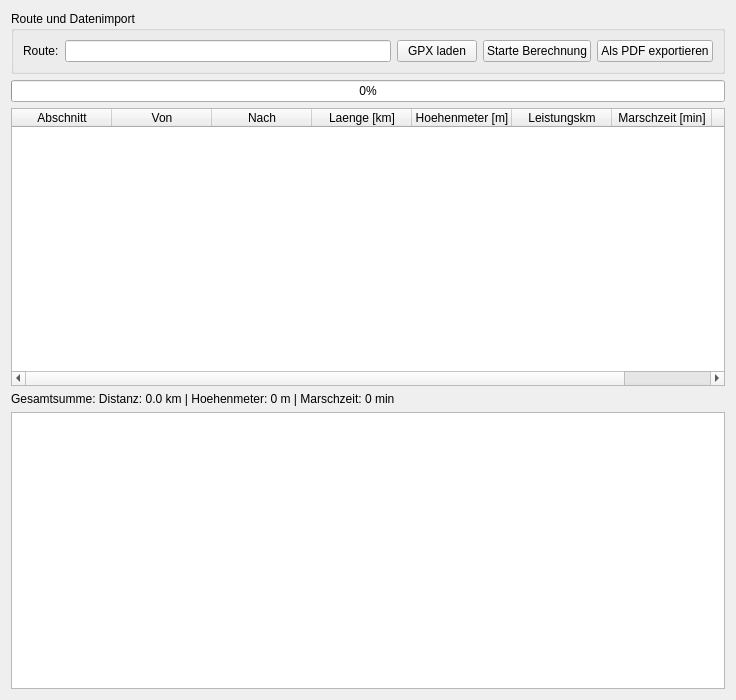
<?xml version="1.0" encoding="UTF-8"?>
<ui version="4.0">
 <class>MarschzeitBerechnung</class>
 <widget class="QWidget" name="MarschzeitBerechnung">
  <property name="geometry">
   <rect>
    <x>0</x>
    <y>0</y>
    <width>736</width>
    <height>700</height>
   </rect>
  </property>
  <property name="windowTitle">
   <string>Marschzeitberechnung</string>
  </property>
  <layout class="QVBoxLayout" name="verticalLayout">
   <item>
    <widget class="QGroupBox" name="groupBox">
     <property name="title">
      <string>Route und Datenimport</string>
     </property>
     <layout class="QHBoxLayout" name="horizontalLayout_top">
      <item>
       <widget class="QLabel" name="labelRoute">
        <property name="text">
         <string>Route:</string>
        </property>
       </widget>
      </item>
      <item>
       <widget class="QLineEdit" name="lineEditRoute"/>
      </item>
      <item>
       <widget class="QPushButton" name="pushButtonLoad">
        <property name="text">
         <string>GPX laden</string>
        </property>
       </widget>
      </item>
      <item>
       <widget class="QPushButton" name="pushButtonCalculate">
        <property name="text">
         <string>Starte Berechnung</string>
        </property>
       </widget>
      </item>
      <item>
       <widget class="QPushButton" name="pushButtonExportPDF">
        <property name="text">
         <string>Als PDF exportieren</string>
        </property>
       </widget>
      </item>
     </layout>
    </widget>
   </item>
   <item>
    <widget class="QProgressBar" name="progressBar">
     <property name="value">
      <number>0</number>
     </property>
     <property name="textVisible">
      <bool>true</bool>
     </property>
    </widget>
   </item>
   <item>
    <widget class="QTableWidget" name="tableWidget">
     <property name="rowCount">
      <number>0</number>
     </property>
     <property name="columnCount">
      <number>8</number>
     </property>
     <column>
      <property name="text">
       <string>Abschnitt</string>
      </property>
     </column>
     <column>
      <property name="text">
       <string>Von</string>
      </property>
     </column>
     <column>
      <property name="text">
       <string>Nach</string>
      </property>
     </column>
     <column>
      <property name="text">
       <string>Laenge [km]</string>
      </property>
     </column>
     <column>
      <property name="text">
       <string>Hoehenmeter [m]</string>
      </property>
     </column>
     <column>
      <property name="text">
       <string>Leistungskm</string>
      </property>
     </column>
     <column>
      <property name="text">
       <string>Marschzeit [min]</string>
      </property>
     </column>
     <column>
      <property name="text">
       <string>Hinweis</string>
      </property>
     </column>
    </widget>
   </item>
   <item>
    <widget class="QLabel" name="labelSummary">
     <property name="text">
      <string>Gesamtsumme: Distanz: 0.0 km | Hoehenmeter: 0 m | Marschzeit: 0 min</string>
     </property>
    </widget>
   </item>
   <item>
    <widget class="QGraphicsView" name="graphicsViewProfil">
     <property name="toolTip">
      <string>Höhenprofil</string>
     </property>
    </widget>
   </item>
  </layout>
 </widget>
 <resources/>
 <connections/>
</ui>
